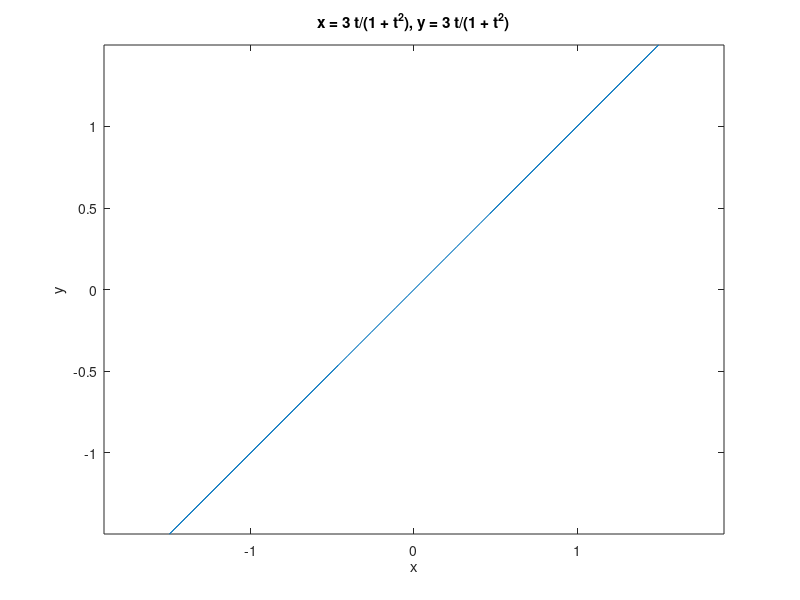

Here is the MATLAB script that generated this plot:
% --------------------立方抛物线---------------------------
x = linspace(0,9);
y = x.^ (1/3);
plot(x, y)

% --------------------高斯曲线---------------------------
x = linspace(-3,3);
y = exp(- x.^2);
plot(x, y)

% --------------------笛卡尔曲线---------------------------
ezplot('3*t/(1 + t^2)' , '3*t/(1 + t^2)' )